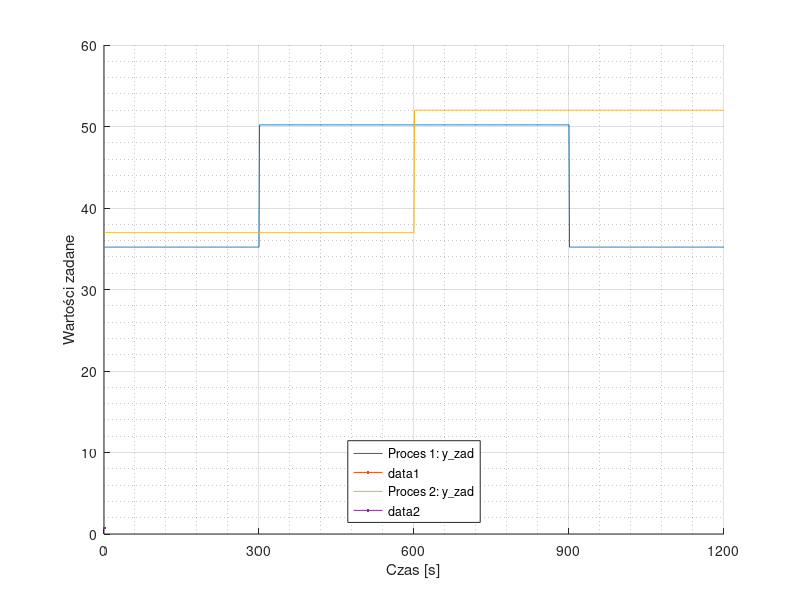

The MATLAB script that drew this image: (Note: this script raises an error after producing the figure.)
%% yzad
close all
% Parametry symulacji
T_s = 1; % Okres próbkowania (sekundy)
T_timer = 300; % Czas trwania timera (sekundy)
samples = 1200; % Liczba próbek symulacji

% Inicjalizacja zmiennych
y_pp1 = 35.2; % Wartość początkowa procesu 1
y_pp2 = 37; % Wartość początkowa procesu 2

y_zad1 = zeros(1, samples); % Wartości zadane dla procesu 1
y_zad2 = zeros(1, samples); % Wartości zadane dla procesu 2

y_zad1(1:300)=y_pp1; y_zad1(301:600)=y_pp1+15; y_zad1(601:900)=y_pp1+15;y_zad1(901:1200)=y_pp1;
y_zad2(1:300)=y_pp2; y_zad2(301:600)=y_pp2; y_zad2(601:900)=y_pp2+15;y_zad2(901:1200)=y_pp2+15;


% Wizualizacja wyników
figure; hold on; grid on; grid minor;
plot(1:samples, y_zad1,  'DisplayName', 'Proces 1: y\_zad', LineWidth=0.75);
plot(1:samples, y_zad2,  'DisplayName', 'Proces 2: y\_zad', LineWidth=0.75);
xticks(0:300:samples); % Znaczniki na osi X co 300
xlabel('Czas [s]');
ylabel('Wartości zadane');
% title('Symulacja wartości zadanych (y\_zad)');
legend('Location', 'south');
exportgraphics(gcf, 'Wykresy/automat_yzad.pdf', 'ContentType', 'vector');

%% pp

load("Pomiary\punkt_pracy.mat")

y1 = y1/100;
y2 = y2/100;

figure; hold on; grid on; grid minor;
plot(y1(1:600),  'DisplayName', 'Proces 1', LineWidth=0.75);
plot(y2(1:600),  'DisplayName', 'Proces 2', LineWidth=0.75);
% xticks(0:300:samples); % Znaczniki na osi X co 300
xlabel('Czas [s]');
ylabel('y');
% title('Symulacja wartości zadanych (y\_zad)');
legend('Location', 'best');
exportgraphics(gcf, 'Wykresy/punkt_pracy.pdf', 'ContentType', 'vector');